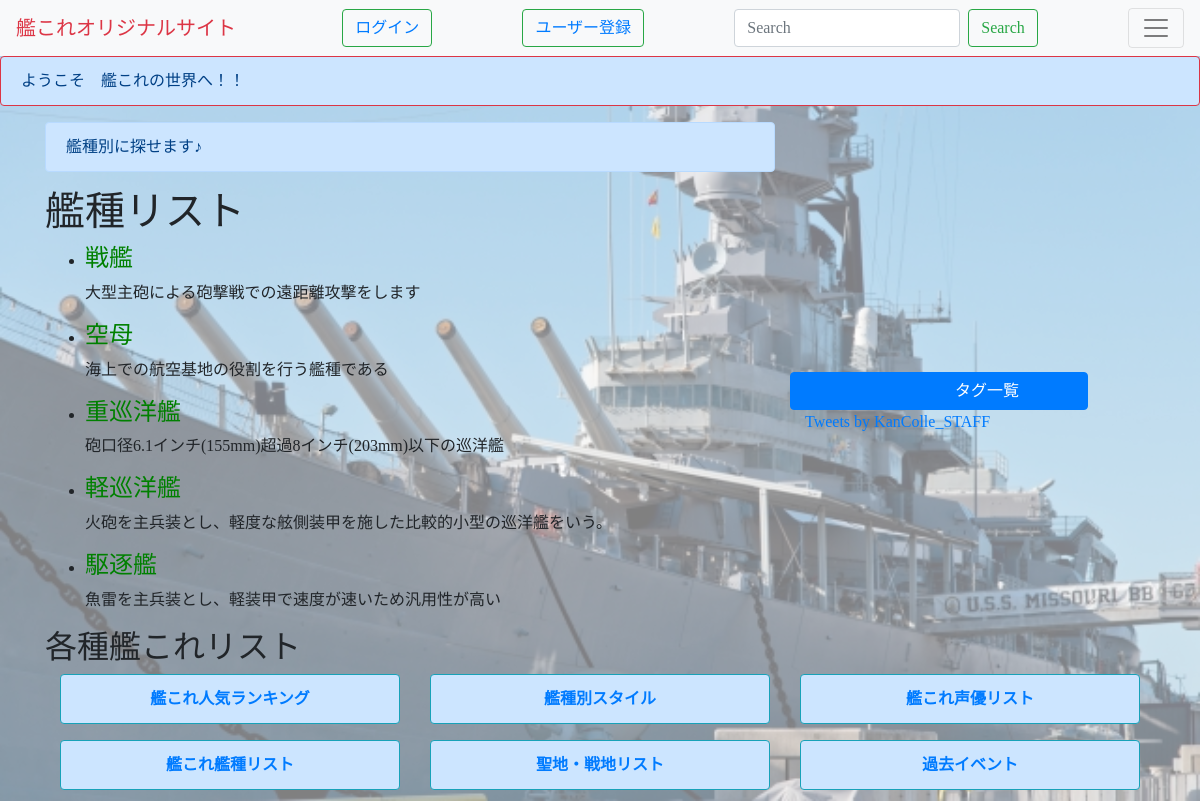
/kansyu, run on the app's committed database.
### polls/models.py (models this page shows, shortened)
class Kansyu(models.Model):
    name=models.CharField(max_length=200)
    is_gunkan=models.BooleanField(default=False)
    setumei = models.CharField(max_length=200)

### polls/views.py (the view)
# urls.py: path('kansyu',views.kansyu, name='kansyu'),
def kansyu(request):
    latest_kansyu_list = Kansyu.objects.order_by('-id')[:]
    tag = Tag.objects.all()
    context = {'latest_kansyu_list':latest_kansyu_list,'tag':tag}
    return render(request, 'polls/kansyu.html',context)

### polls/templates/polls/kansyu.html
{% extends 'polls/base.html' %}
{% block content %}
<div class="alert alert-primary" role="alert">
  艦種別に探せます♪
</div>
<h1>艦種リスト</h1>
{% if latest_kansyu_list %}
    <ul>
    {% for kansyu in latest_kansyu_list %}
        <li><h4><a href="{% url 'kansyu_by_type' kansyu.id %}">{{kansyu.name}}</a></h4>    <p>{{kansyu.setumei}}</p></li>
    {% endfor %}
    </ul>
{% endif %}
{% endblock %}

### polls/static/polls/style.css (style rules this page uses)
li a { color: green; }
body { background-image:url("images/9300b46ef0c34f2cccaa72ff57401008_s.jpg"); background-color: rgba(255,255,255,0.5); background-blend-mode:lighten; background-size: 100%; background-repeat: no-repeat; background-attachment: fixed; font-family:"Yu Gothic", "游ゴシック", YuGothic, "游ゴシック体"; }

### data on the page
Kansyu: name "戦艦", setumei "大型主砲による砲撃戦での遠距離攻撃をします"
Kansyu: name "空母", setumei "海上での航空基地の役割を行う艦種である"
Kansyu: name "重巡洋艦", setumei "砲口径6.1インチ(155mm)超過8インチ(203mm)以下の巡洋艦"
Kansyu: name "軽巡洋艦", setumei "火砲を主兵装とし、軽度な舷側装甲を施した比較的小型の巡洋艦をいう。"
Kansyu: name "駆逐艦", setumei "魚雷を主兵装とし、軽装甲で速度が速いため汎用性が高い"
